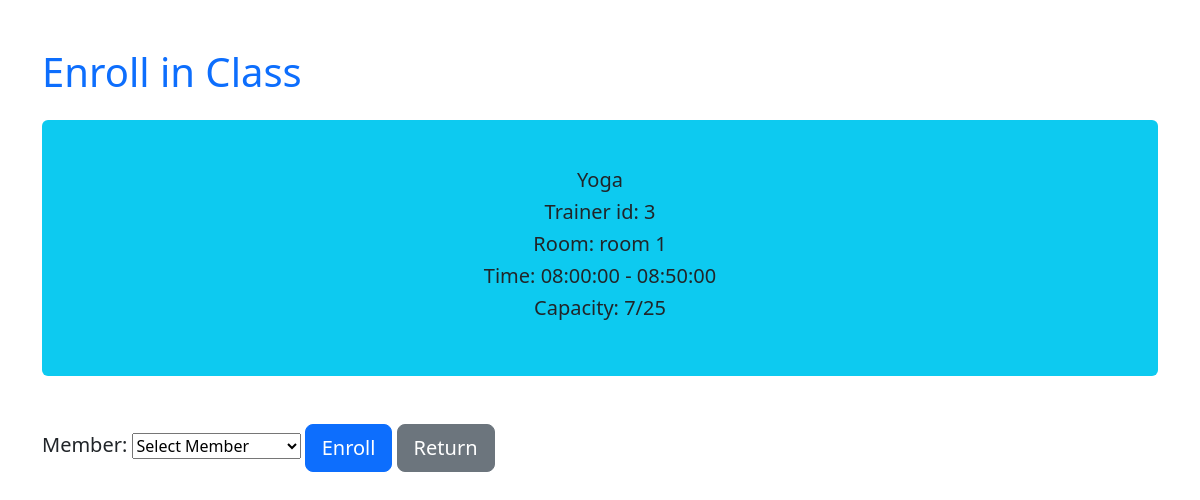
The page /enroll_class.php?class_id=1 (signed in) on the database its author committed.
### tables this page shows
CREATE TABLE IF NOT EXISTS `classes` (
  `Id` int(11) NOT NULL AUTO_INCREMENT,
  `trainer_id` int(11) NOT NULL,
  `class_name` varchar(50) NOT NULL,
  `session_type` enum('morning','evening') NOT NULL,
  `gender_specific` enum('male','female') NOT NULL,
  `start_time` time NOT NULL,
  `end_time` time NOT NULL,
  `max_capacity` int(11) NOT NULL,
  `room` varchar(50) NOT NULL,
  `is_active` enum('Active','Inactive') NOT NULL,
  `created_at` timestamp NULL DEFAULT current_timestamp(),
  PRIMARY KEY (`Id`),
  KEY `trainer_id` (`trainer_id`)
);

### enroll_class.php (the view, shortened to what this page needs)
<?php
include "database.php";
$class_id = intval($_GET['class_id']);
$stmt = $conn->prepare("SELECT * FROM classes WHERE Id = ?");
$stmt->bind_param("i", $class_id);
$stmt->execute();
$result = $stmt->get_result();
$class = $result->fetch_assoc();
$stmt = $conn->prepare("SELECT COUNT(*) AS enrolled FROM class_members WHERE class_id = ?");
$stmt->bind_param("i", $class_id);
$stmt->execute();
$result = $stmt->get_result();
$enrolled = $result->fetch_assoc()['enrolled'];
?>
<!DOCTYPE html>
<html>
<head>
<link href="https://cdn.jsdelivr.net/npm/bootstrap@5.3.8/dist/css/bootstrap.min.css" rel="stylesheet">
</head>
<body>
<div class="container mt-5">
    <h1 class = "text-primary">Enroll in Class</h1>
	<div style = "text-align: center;" class="mt-4 p-5 bg-info rounded">
			  <h5><?php echo htmlspecialchars($class['class_name']);?></h5>
			  <h5>Trainer id: <?php echo $class["trainer_id"];?></h5>
			  <h5>Room: <?php echo $class['room'];?></h5>
			  <h5>Time: <?php echo $class['start_time']. " - ". $class['end_time']; ?></h5>
			  <h5>Capacity: <?php echo $enrolled. "/". $class['max_capacity']; ?></h5>
    </div>
	<?php if ($enrolled < $class["max_capacity"]): ?>
<form method = "post">
  <br>
  <br>
  <label><h5>Member:</h5></label>
  <select name="member_id" required>
    <option value="">Select Member</option>
  </select>
<button type="submit" name="submit" class="btn btn-primary btn-lg">Enroll</button>
<a href="classes.php" class="btn btn-secondary btn-lg">Return</a>
</form>
<?php else: ?>
<div class="alert alert-danger">This class is full!</div>
    <a href="classes.php" class="btn btn-secondary">Return</a>
    <?php endif; ?>
</div>
</body>
</html>

### rows shown on the page
classes: class_name "Yoga", trainer "3", room "room 1", start_time "08:00:00", end_time "08:50:00", max_capacity "25"

### other values the page prints
$enrolled "7"
